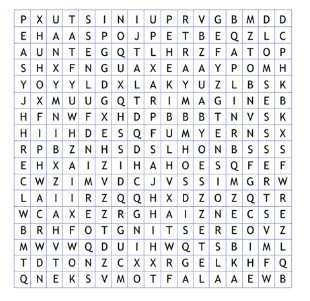
#> input picture assets/ocr sample.jpg, 310 x 301 px
$ python -i preprocessing.py   (imports and definitions only)
#> lines starting #> are read from the running program, lines starting #| are printed output that depends on the picture; after the words box and inside, x2 and y2 are one past the last pixel; in counts of white or black regions, pixels touching at a corner belong together
from __future__ import annotations

from dataclasses import dataclass

import cv2
import numpy as np


@dataclass(slots=True)
class PreprocessedImage:
    original: np.ndarray
    rotated: np.ndarray
    grayscale: np.ndarray
    binary: np.ndarray
    angle: float


def load_image(path: str) -> np.ndarray:
    image = cv2.imread(path)
    if image is None:
        raise FileNotFoundError(f"Unable to load image: {path}")
    return image


def estimate_rotation_angle(image: np.ndarray) -> float:
    grayscale = cv2.cvtColor(image, cv2.COLOR_BGR2GRAY)
    edges = cv2.Canny(grayscale, 50, 150)
    lines = cv2.HoughLinesP(
        edges,
        rho=1,
        theta=np.pi / 180,
        threshold=100,
        minLineLength=max(40, image.shape[1] // 5),
        maxLineGap=20,
    )
    if lines is None:
        return 0.0

    angles: list[float] = []
    for line in lines[:, 0]:
        x1, y1, x2, y2 = line
        angle = np.degrees(np.arctan2(y2 - y1, x2 - x1))
        if -45 <= angle <= 45:
            angles.append(angle)

    if not angles:
        return 0.0
    return float(np.median(angles))


def rotate_image(image: np.ndarray, angle: float) -> np.ndarray:
    height, width = image.shape[:2]
    center = (width // 2, height // 2)
    matrix = cv2.getRotationMatrix2D(center, angle, 1.0)
    return cv2.warpAffine(
        image,
        matrix,
        (width, height),
        flags=cv2.INTER_LINEAR,
        borderMode=cv2.BORDER_REPLICATE,
    )


def binarize(image: np.ndarray) -> tuple[np.ndarray, np.ndarray]:
    grayscale = cv2.cvtColor(image, cv2.COLOR_BGR2GRAY)
    blurred = cv2.GaussianBlur(grayscale, (5, 5), 0)
    binary = cv2.adaptiveThreshold(
        blurred,
        255,
        cv2.ADAPTIVE_THRESH_GAUSSIAN_C,
        cv2.THRESH_BINARY_INV,
        31,
        12,
    )
    return grayscale, binary


def preprocess_image(path: str) -> PreprocessedImage:
    original = load_image(path)
#> in load_image, image is the input picture: shape (301, 310, 3); mean B, G, R 236.6, 232.3, 232.5
    angle = estimate_rotation_angle(original)
#> in estimate_rotation_angle, `grayscale = cv2.cvtColor(image, cv2.COLOR_BGR2GRAY)`:
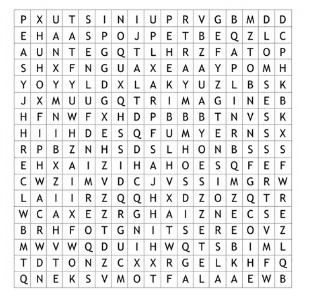
#> grayscale: shape (301, 310); min 0, max 255, mean 232.9
#> in estimate_rotation_angle, `edges = cv2.Canny(grayscale, 50, 150)`:
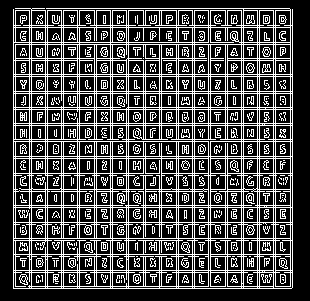
#> edges: shape (301, 310); 29% white in thin lines or dots, all inside (x1, y1, x2, y2) = (13, 8, 293, 289)
#> in estimate_rotation_angle, `lines = cv2.HoughLinesP( edges, rho=1, theta=np.pi / 180, threshold=10..`: lines = 72 rows, first 6: [290, 288, 290, 9], [257, 288, 257, 8], [273, 288, 273, 8], [241, 288, 241, 8], [31, 288, 31, 9], [292, 287, 292, 9]
#> the loop in estimate_rotation_angle, `for line in lines[:, 0]:` made 72 passes
#> (x1, y1, x2, y2, angle) on passes 1 to 12: (290, 288, 290, 9, -90), (257, 288, 257, 8, -90), (273, 288, 273, 8, -90), (241, 288, 241, 8, -90), (31, 288, 31, 9, -90), (292, 287, 292, 9, -90), (13, 107, 291, 107, 0), (13, 156, 291, 156, 0), (13, 222, 291, 222, 0), (13, 141, 291, 141, 0), (13, 27, 289, 27, 0), (13, 254, 289, 254, 0)
#> after the loop in estimate_rotation_angle, `for line in lines[:, 0]:`: angles = 36 values from 0 to 0
#> angle = 0
    rotated = rotate_image(original, -angle) if abs(angle) > 0.5 else original.copy()
    grayscale, binary = binarize(rotated)
#> in binarize, `blurred = cv2.GaussianBlur(grayscale, (5, 5), 0)`:
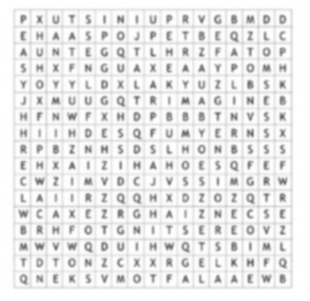
#> blurred: shape (301, 310); min 97, max 255, mean 232.9
#> in binarize, `binary = cv2.adaptiveThreshold( blurred, 255, cv2.ADAPTIVE_THRESH_GAUS..`:
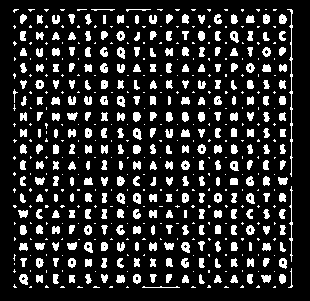
#> binary: shape (301, 310); 16.7% white; 568 white regions (272 under 20 px), largest, box (x1, y1, x2, y2) and area: (287, 9, 293, 177) 231, (289, 186, 293, 262) 101, (133, 128, 142, 140) 70
    return PreprocessedImage(
        original=original,
        rotated=rotated,
        grayscale=grayscale,
        binary=binary,
        angle=angle,
    )

>>> result = preprocess_image('../../assets/ocr sample.jpg')

$ run again, on assets/generated_word_search.png
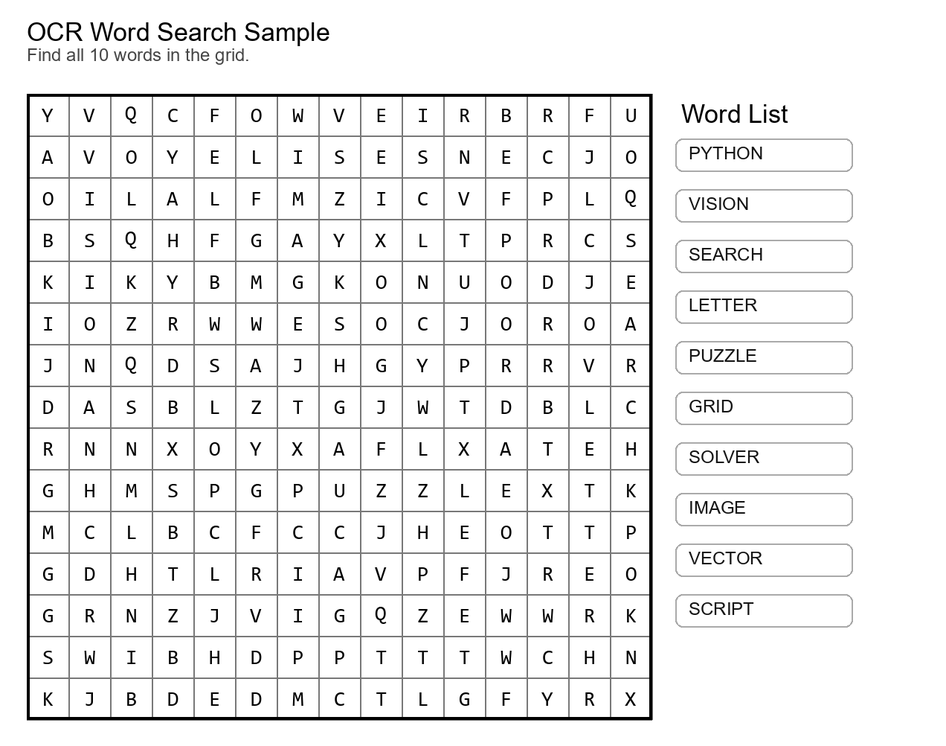
#> input picture assets/generated_word_search.png, 946 x 746 px, shrunk from 1272 x 1002 before the run
#> in load_image, image is the input picture: shape (746, 946, 3); min 0, max 255, mean 239.9
#> in estimate_rotation_angle, `edges = cv2.Canny(grayscale, 50, 150)`:
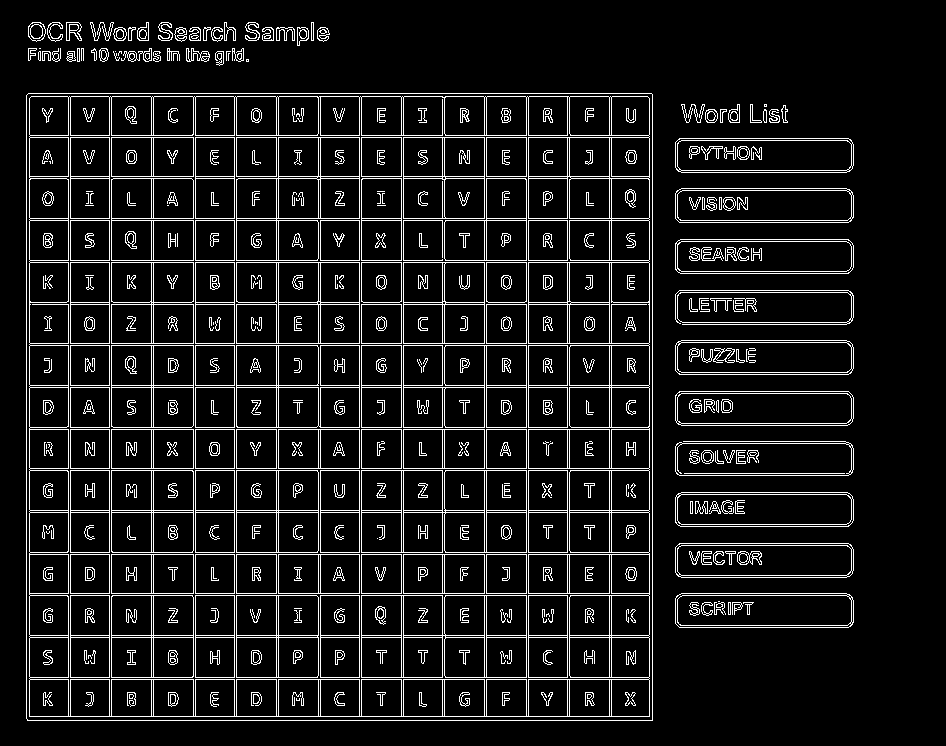
#> edges: shape (746, 946); 9.3% white in thin lines or dots, all inside (x1, y1, x2, y2) = (26, 22, 854, 721)
#> lines = 71 rows, first 6: [26, 595, 652, 595], [26, 260, 652, 260], [26, 593, 652, 593], [153, 720, 153, 93], [526, 720, 526, 93], [26, 677, 652, 677]
#> the loop in estimate_rotation_angle, `for line in lines[:, 0]:` made 71 passes
#> (x1, y1, x2, y2, angle) on passes 1 to 8: (26, 595, 652, 595, 0), (26, 260, 652, 260, 0), (26, 593, 652, 593, 0), (153, 720, 153, 93, -90), (526, 720, 526, 93, -90), (26, 677, 652, 677, 0), (26, 220, 652, 220, 0), (26, 718, 26, 95, -90)
#> after the loop in estimate_rotation_angle, `for line in lines[:, 0]:`: angles = 38 values from 0 to 0
#> in preprocess_image, `angle = estimate_rotation_angle(original)`: angle = 0
#> in binarize, `binary = cv2.adaptiveThreshold( blurred, 255, cv2.ADAPTIVE_THRESH_GAUS..`:
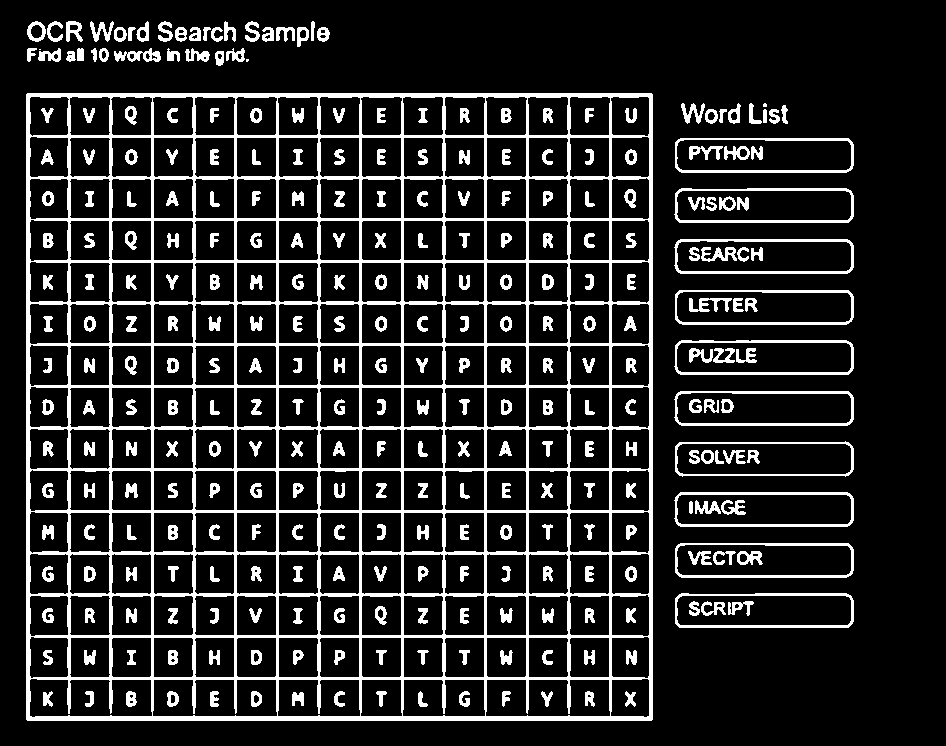
#> binary: shape (746, 946); 15.6% white; 311 white regions (3 under 20 px), largest, box (x1, y1, x2, y2) and area: (26, 93, 653, 721) 64435, (674, 492, 854, 527) 1202, (674, 239, 854, 274) 1197
